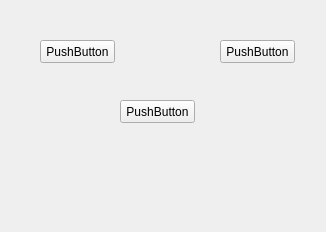
<?xml version="1.0" encoding="UTF-8"?>
<ui version="4.0">
 <class>Widget</class>
 <widget class="QWidget" name="Widget">
  <property name="geometry">
   <rect>
    <x>0</x>
    <y>0</y>
    <width>326</width>
    <height>232</height>
   </rect>
  </property>
  <property name="windowTitle">
   <string>Widget</string>
  </property>
  <widget class="QPushButton" name="pushButton">
   <property name="geometry">
    <rect>
     <x>120</x>
     <y>100</y>
     <width>75</width>
     <height>23</height>
    </rect>
   </property>
   <property name="text">
    <string>PushButton</string>
   </property>
  </widget>
  <widget class="QPushButton" name="pushButton_2">
   <property name="geometry">
    <rect>
     <x>40</x>
     <y>40</y>
     <width>75</width>
     <height>23</height>
    </rect>
   </property>
   <property name="text">
    <string>PushButton</string>
   </property>
  </widget>
  <widget class="QPushButton" name="pushButton_3">
   <property name="geometry">
    <rect>
     <x>220</x>
     <y>40</y>
     <width>75</width>
     <height>23</height>
    </rect>
   </property>
   <property name="text">
    <string>PushButton</string>
   </property>
  </widget>
 </widget>
 <resources/>
 <connections/>
</ui>
